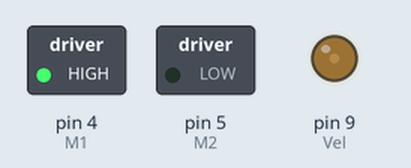
The sketch below on a simulated Arduino Uno, built with avr-gcc and run on an emulated ATmega328P. Parts: switched loads named in the sketch (green lamp = pin HIGH), output pins drawn as LEDs (lit = HIGH).

Above: at 0.05 s.
At 10.25 s:
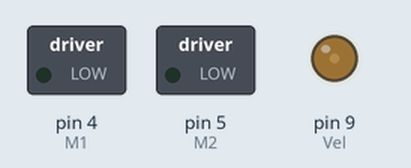
Timing chart, 0 to 11.8 s (numbered marks = the images above):
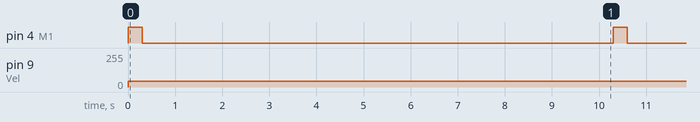

The sketch:

Teste_MotoresNXT.ino
```cpp
#define M1 4
#define M2 5
#define Vel 9
void setup() {
  pinMode(M1, OUTPUT);
  pinMode(M2, OUTPUT);
  pinMode(Vel, OUTPUT);
  Serial.begin(9600);
}
void loop() {
  frente_seg(45, 300);
  delay(10000);

}
void frente_seg(int vel, int seg) {
  digitalWrite(M2, LOW);
  digitalWrite(M1, HIGH);
  analogWrite(Vel,vel);
  delay(seg);
  parar();
}
void tras(int vel) {
  digitalWrite(M1, HIGH);
  digitalWrite(M2, LOW);
  analogWrite(Vel,vel);
}
void parar() {
  digitalWrite(M2, LOW);    // Aciona o Motor do Sol (Aparecer)
  digitalWrite(M1, LOW);    // Aciona o Motor do Sol (Aparecer)

}
void travar() {
  digitalWrite(M2, HIGH);    // Aciona o Motor do Sol (Aparecer)
  digitalWrite(M1, HIGH);    // Aciona o Motor do Sol (Aparecer)

}
```

Measured:
- by itself, pin 4 (M1): alternates HIGH for 0.30 s and LOW for 10.0 s
- by itself, pin 9 (Vel): 0/255 → 45/255 at 0.00 s
